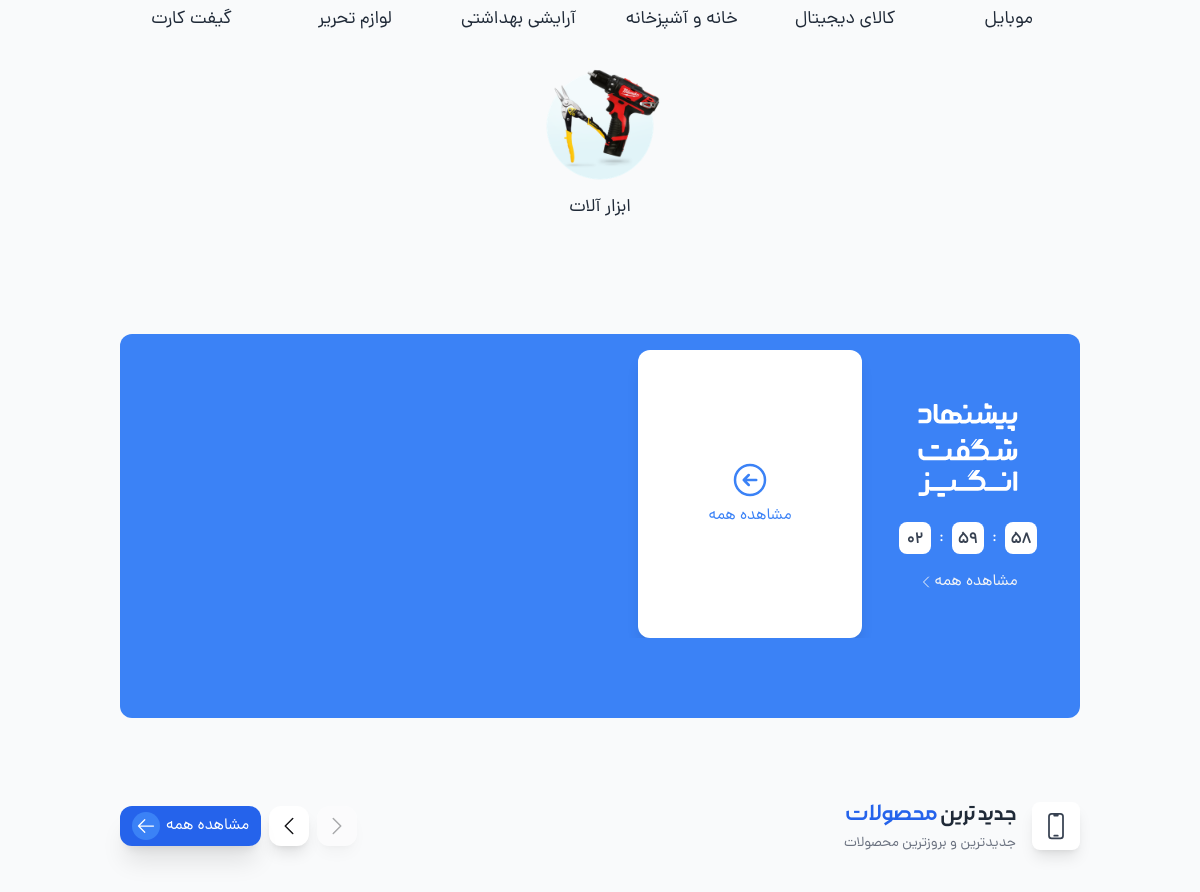
Before: / (middle part) with the older database file.
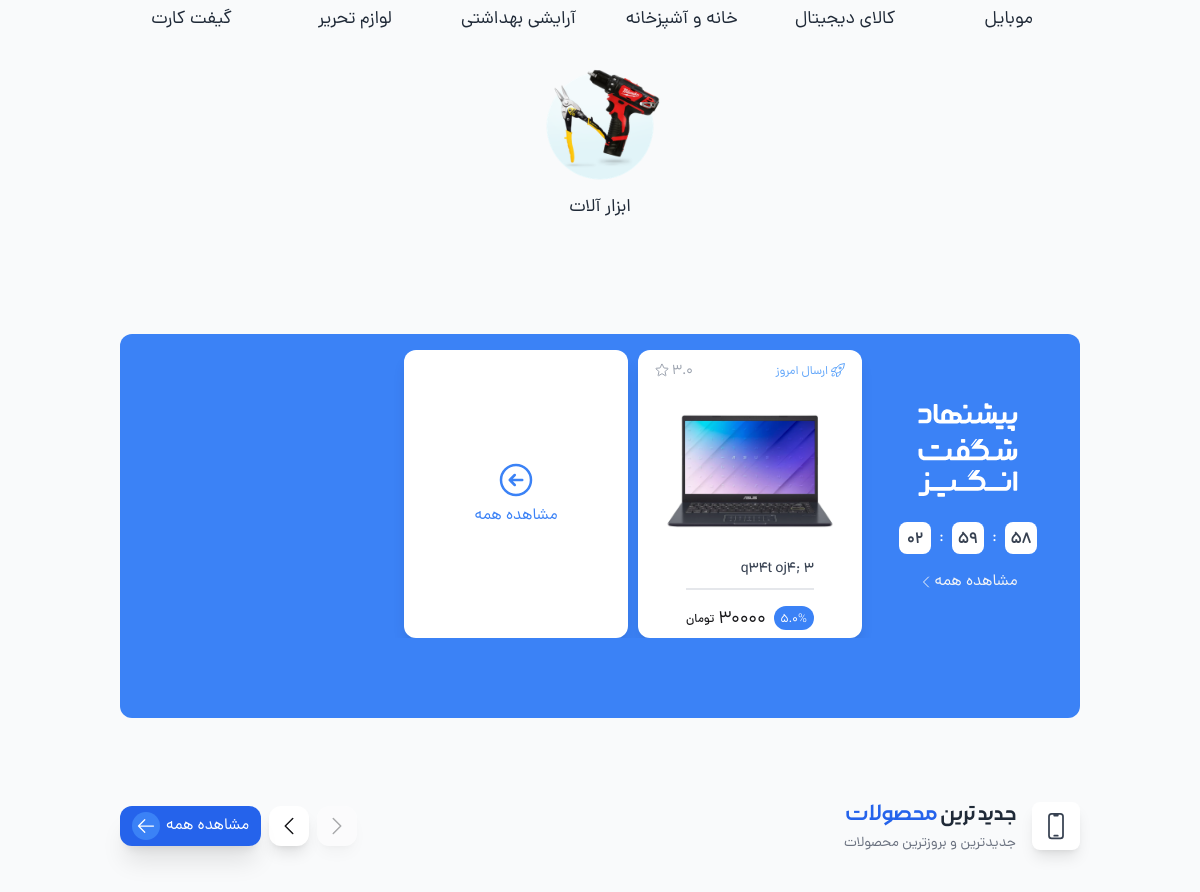
After: the same page with the newer database file.
### products/models.py (models this page shows, shortened)
class Product(Base):
    name = models.CharField(max_length=255)
    slug = models.SlugField(max_length=255, unique=True,default=uuid.uuid4)
    price = models.IntegerField(default=0)
    discount = models.FloatField(default=0)
    enabled = models.BooleanField(default=True)
    description = models.TextField(blank=True)
    category = models.ForeignKey('Category', on_delete=models.CASCADE)
    image = models.ImageField(_get_image_path,null=True, blank=True)
    send_today = models.BooleanField(default=False)
    rating = models.FloatField(default=0)
    color_hex = models.CharField(max_length=255, default='#000000')

### core/views.py (the view)
# urls.py: path('',views.base,name='index'),
def base(request):
    data_products = models.Product.objects.all()
    return render(request, 'base.html', {'data_products': data_products})

### templates/base.html (shortened to what this page needs)
{% load static %}
{% block head %}
<!doctype html>
<html lang="en" dir="rtl">
<head>
    <link rel="stylesheet" href="{% static './styles/app.css' %}">
    <link rel="stylesheet" href="{% static './swiper/swiper.css' %}">
</head>
{% endblock %}
{% block header %}
    <body>
{% endblock %}
{% block body %}
    <main class="relative">
        <section class="mx-4 lg:container mt-20">
            <div class="flex items-center justify-evenly flex-wrap mt-12 child:mb-8 gap-x-8 child:items-center child:flex-col child:duration-300 child:cursor-pointer child:gap-y-1 child:text-gray-800 child:dark:text-gray-300 child:relative">
                <a href="{% url 'shop' %}" class="group flex">
                    <p class="pt-1 text-sm lg:text-lg line-clamp-1">
                        موبایل
                    </p>
                </a>
                <a href="{% url 'shop' %}" class="group flex">
                    <p class="pt-1 text-sm lg:text-lg line-clamp-1">
                        کالای دیجیتال
                    </p>
                </a>
                <a href="{% url 'shop' %}" class="group flex">
                    <p class="pt-1 text-sm lg:text-lg line-clamp-1">
                        خانه و آشپزخانه
                    </p>
                </a>
                <a href="{% url 'shop' %}" class="group flex">
                    <p class="pt-1 text-sm lg:text-lg line-clamp-1">
                        آرایشی بهداشتی
                    </p>
                </a>
                <a href="{% url 'shop' %}" class="group flex">
                    <p class="pt-1 text-sm lg:text-lg line-clamp-1">
                        لوازم تحریر
                    </p>
                </a>
                <a href="{% url 'shop' %}" class="group flex">
                    <p class="pt-1 text-sm lg:text-lg line-clamp-1">
                        گیفت کارت
                    </p>
                    <a href="{% url 'shop' %}" class="group hidden md:flex">
                        <img src="{% static './images/category/11.png' %}"
                            class="w-[100px] h-[100px] lg:w-[120px] lg:h-[120px] object-cover group-hover:grayscale group-hover:opacity-90 duration-300"
                            alt="category1" />
                        <p class="pt-1 text-sm lg:text-lg line-clamp-1">
                            ابزار آلات
                        </p>
                    </a>
                </a>
            </div>
        </section>
        <section class="mx-4 lg:container mt-20">
            <div class="w-full h-96 rounded-xl bg-blue-500 dark:bg-blue-700 p-4 relative">
                <div class="swiper AmazingSlider w-full rounded-xl">
                    <div class="swiper-wrapper">
                        <div class="swiper-slide amazing-card">
                            <img class="w-28 h-28" src="./{% static 'images/slider/Amazings.svg' %}" alt="">
                            <div class="flex items-center gap-x-2">
                                <span class="timer-box" id="seconds">00</span>
                                <p class="text-white">:</p>
                                <span class="timer-box" id="minutes">00</span>
                                <p class="text-white">:</p>
                                <span class="timer-box" id="hours">03</span>
                            </div>
                            <a href="{% url 'shop' %}" class="flex items-center gap-x-.5 text-gray-100 cursor-pointer">
                                <p>مشاهده همه</p>
                                <svg class="size-4 rotate-90">
                                    <use href="#chevron"></use>
                                </svg>
                            </a>
                        </div>
                        {% for i in data_products %}
                            <div class="swiper-slide small-card group">
                            <div class="w-full flex items-center justify-between">
                                <span class="flex items-center gap-x-0.5 text-blue-400">
                                {% if i.send_today %}
                                    <svg class="size-4 mb-1">
                                        <use href="#rocket"></use>
                                    </svg>
                                        <p class="text-xs">ارسال امروز</p>
                                {% endif %}
                                </span>
                                <span class="text-gray-400 flex items-center justify-end text-sm gap-x-0.5">
                                    <p>{{ i.rating }}</p>
                                    <svg class="size-4 mb-1">
                                        <use href="#star"></use>
                                    </svg>
                                </span>
                            </div>
                            <a href="{% url 'product_details' %}">
                                {% if i.image.url %}
                                <img class="small-card_img" src="{{ i.image.url }}" alt="{{ product.description }}">
                                {% endif %}
                            </a>
                            <div class="space-y-2">
                                <a href="{% url 'product_details' %}" class="small-card_link">
                                    {{ i.description }}
                                </a>
                                <div class="product-card_price-wrapper">
                                    <div class="small-card_price justify-between">
                                        <span class="pt-1">{{ i.discount }}%</span>
                                        <h4 class="flex items-center gap-x-1 text-lg">{{ i.price }}<p
                                                class="text-xs font-DanaMedium">تومان</p>
                                        </h4>
                                    </div>
                                </div>
                            </div>
                        </div>
                        {% endfor %}
                        <a href="{% url 'shop' %}" class="swiper-slide amazing-card_last ">
                            <svg class="size-10 ">
                                <use href="#arrow-left-circle"></use>
                            </svg>
                            <h2>مشاهده همه</h2>
                        </a>
                    </div>
                </div>
            </div>
        </section>
        <section class="mx-4 lg:container mt-10 lg:mt-20">
            <div
                class="flex flex-col gap-y-4 xs:flex-row items-center justify-between w-full text-center xs:text-start">
                <div class="flex items-center gap-x-2 sm:gap-x-4">
                    <span class="size-12 hidden xs:flex rounded-lg bg-white shadow-lg dark:bg-gray-800 flex-center">
                        <svg class="size-7 text-gray-700 dark:text-gray-100">
                            <use href="#mobile"></use>
                        </svg>
                    </span>
                    <div class="space-y-1 md:space-y-1">
                        <h3 class="text-xl md:text-2xl font-MorabbaMedium text-gray-800 dark:text-gray-50">جدید ترین
                            <span class="text-blue-600 dark:text-blue-500">محصولات</span>
                        </h3>
                        <p class="text-sm text-gray-500 dark:text-gray-300">جدیدترین و بروزترین محصولات</p>
                    </div>
                </div>
                <div class="w-full xs:w-auto flex justify-between xs:justify-end  items-center gap-x-2">
                    <div class="flex items-center gap-x-2">
                        <button class="slider-navigate_btn LatestProducts-prev-slide">
                            <svg class="size-6 -rotate-90">
                                <use href="#chevron" />
                            </svg>
                        </button>
                        <button class="slider-navigate_btn LatestProducts-next-slide">
                            <svg class="size-6 rotate-90">
                                <use href="#chevron" />
                            </svg>
                        </button>
                    </div>
                    <a href="{% url 'shop' %}"
                        class="group shadow-xl text-sm md:text-base flex gap-x-1.5 items-center px-2 h-10 md:px-3 text-white bg-blue-600 rounded-xl">
                        <p>مشاهده همه</p>
                        <span
                            class="w-7 h-7 rounded-full bg-blue-500 flex-center md:group-hover:-translate-x-1 transition-transform duration-300">
                            <svg class="size-5">
                                <use href="#arrow" />
                            </svg>
                        </span>
                    </a>
                </div>
            </div>
                <div class="swiper LatestProducts mt-5 w-full">
                    <div class="swiper-wrapper py-5">
                    </div>
                </div>
        </section>
    </main>
{% endblock %}
{% block footer %}
</body>
</html>
{% endblock %}

Changed rows visible on the page:
added Product: send_today True (drawn), rating "3.0", image (picture), description "q34t oj4; 3", discount "5.0", price "30000"
